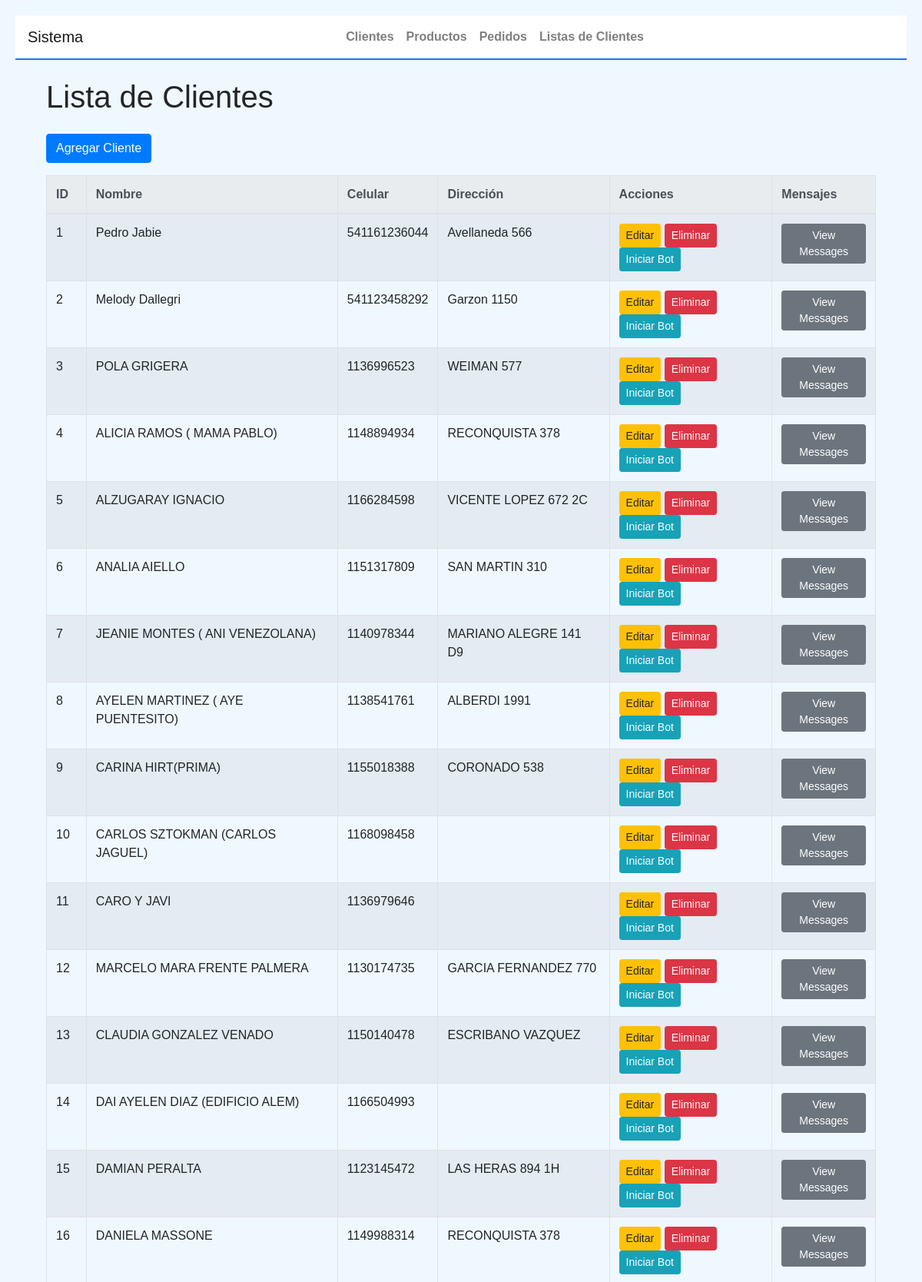
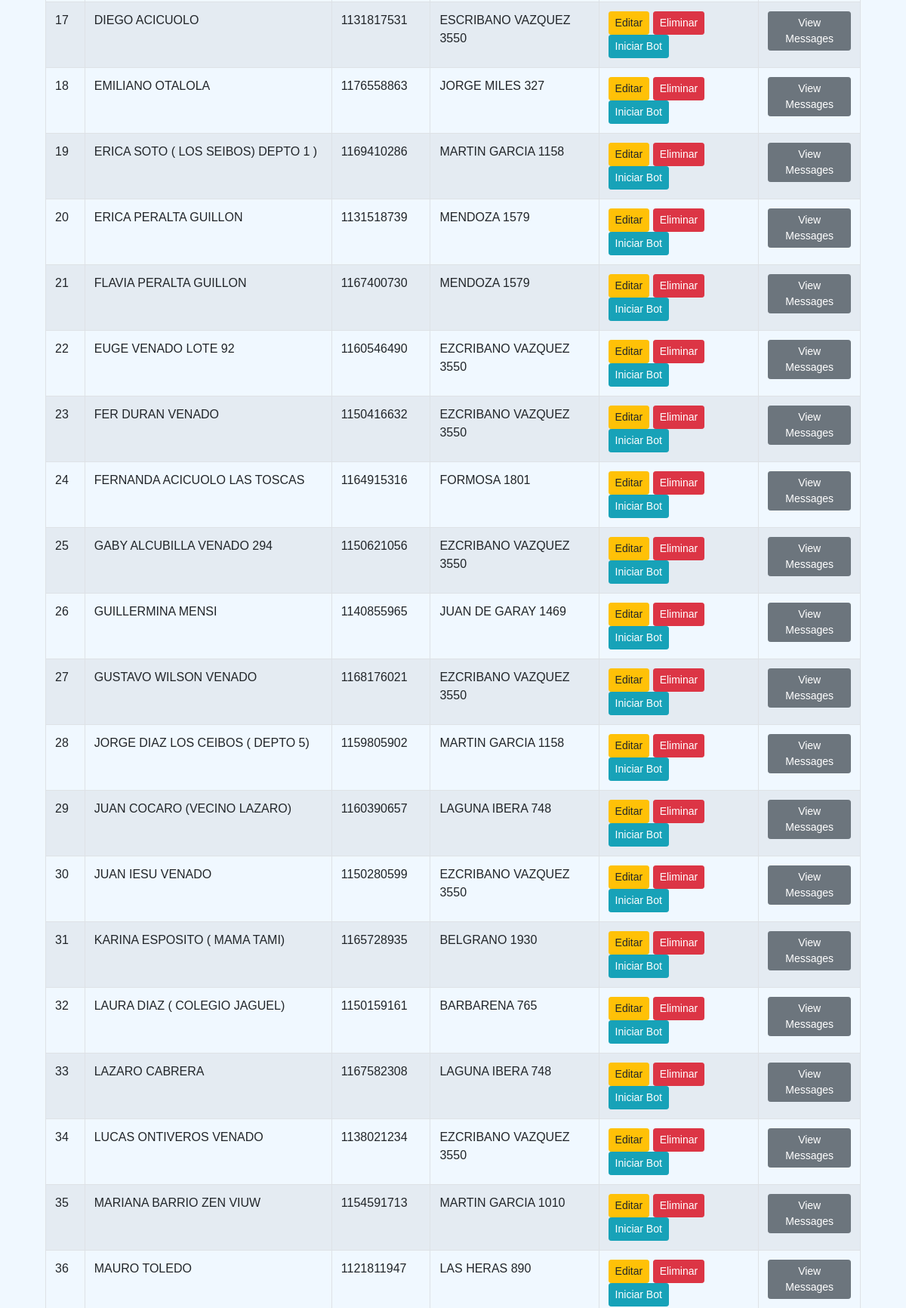
The page / (upper part) on the database its author committed (2 pictures, top to bottom).
### tables this page shows
CREATE TABLE clientes (
    id INTEGER PRIMARY KEY AUTOINCREMENT,
    nombre_completo TEXT NOT NULL,
    celular TEXT NOT NULL,
    direccion TEXT NOT NULL,
    estado_conversacion TEXT,
    producto_seleccionado TEXT
);

### app2.py (the view)
@app.route('/')
@handle_db_error
def index():
    clientes = Cliente.get_all()
    form = EmptyForm()
    return render_template('index.html', clientes=clientes,  form=form), 200

### app2.py (called while the page is built)
@app.teardown_appcontext
def close_db_connection(exception):
    db = g.pop('db', None)
    if db is not None:
        db.close()

def handle_db_error(func):
    @functools.wraps(func)
    def wrapper(*args, **kwargs):
        try:
            return func(*args, **kwargs)
        except sqlite3.Error as e:
            print(f"Database error: {e}")
            return abort(500, description="Internal Server Error")
    return wrapper

### objetos2.py (called while the page is built)
    @staticmethod
    def get_db_connection():
        try:
            conn = sqlite3.connect(DATABASE)
            conn.row_factory = sqlite3.Row
            return conn
        except sqlite3.Error as e:
            print(f"Error connecting to the database: {e}")
            raise

    @staticmethod
    def close_connection(conn):
        if conn:
            try:
                conn.close()
            except sqlite3.Error as e:
                print(f"Error closing the database connection: {e}")

    @staticmethod
    def get_all():
        conn = Cliente.get_db_connection()
        try:
            clientes = conn.execute('SELECT * FROM clientes').fetchall()
            return [Cliente(cliente['nombre_completo'], cliente['celular'], cliente['direccion'], cliente['id'],
                            cliente['estado_conversacion'], cliente['producto_seleccionado']) for cliente in clientes]
        except sqlite3.Error as e:
            print(f"Error retrieving all clientes: {e}")
        finally:
            Cliente.close_connection(conn)
        return []

### templates/index.html (shortened to what this page needs)
{% extends "base.html" %}
{% block content %}
<div class="container mt-4">
    <h1 class="mb-4">Lista de Clientes</h1>
    <a href="{{ url_for('nuevo_cliente') }}" class="btn btn-primary mb-3">Agregar Cliente</a>
    <div class="table-responsive">
        <table class="table table-bordered table-striped">
            <thead class="thead-light">
                <tr>
                    <th>ID</th>
                    <th>Nombre</th>
                    <th>Celular</th>
                    <th>Dirección</th>
                    <th>Acciones</th>
                    <th>Mensajes</th>
                </tr>
            </thead>
            <tbody>
                {% for cliente in clientes %}
                <tr>
                    <td>{{ cliente.id }}</td>
                    <td>{{ cliente.nombre_completo }}</td>
                    <td>{{ cliente.celular }}</td>
                    <td>{{ cliente.direccion }}</td>
                    <td>
                        <a href="{{ url_for('editar_cliente', id=cliente.id) }}" class="btn btn-warning btn-sm">Editar</a>
                        <form action="{{ url_for('eliminar_cliente', id=cliente.id) }}" method="POST" style="display:inline;">
                            <button type="submit" class="btn btn-danger btn-sm">Eliminar</button>
                        </form>
                        <form action="{{ url_for('iniciar_conversacion', id=cliente.id) }}" method="POST" style="display:inline;">
                            <button type="submit" class="btn btn-info btn-sm">Iniciar Bot</button>
                        </form>
                    </td>
                    <td>
                        <a href="{{ url_for('client_messages', whatsapp_id=cliente.celular) }}" class="btn btn-secondary btn-sm">View Messages</a>
                    </td>
                </tr>
                {% endfor %}
            </tbody>
        </table>
    </div>
</div>
{% endblock %}

### templates/base.html (style rules this page uses)
body { font-family: Arial, sans-serif; margin: 20px; background-color: #f0f8ff; }

### rows shown on the page
clientes: id "1", nombre_completo "Pedro Jabie", celular "541161236044", direccion "Avellaneda 566"
clientes: id "2", nombre_completo "Melody Dallegri", celular "541123458292", direccion "Garzon 1150"
clientes: id "3", nombre_completo "POLA GRIGERA", celular "1136996523", direccion "WEIMAN 577"
clientes: id "4", nombre_completo "ALICIA RAMOS ( MAMA PABLO)", celular "1148894934", direccion "RECONQUISTA 378"
clientes: id "5", nombre_completo "ALZUGARAY IGNACIO", celular "1166284598", direccion "VICENTE LOPEZ 672 2C"
clientes: id "6", nombre_completo "ANALIA AIELLO", celular "1151317809", direccion "SAN MARTIN 310"
clientes: id "7", nombre_completo "JEANIE MONTES ( ANI VENEZOLANA)", celular "1140978344", direccion "MARIANO ALEGRE 141 D9"
clientes: id "8", nombre_completo "AYELEN MARTINEZ ( AYE PUENTESITO)", celular "1138541761", direccion "ALBERDI 1991"
clientes: id "9", nombre_completo "CARINA HIRT(PRIMA)", celular "1155018388", direccion "CORONADO 538"
clientes: id "10", nombre_completo "CARLOS SZTOKMAN (CARLOS JAGUEL)", celular "1168098458"
clientes: id "11", nombre_completo "CARO Y JAVI", celular "1136979646"
clientes: id "12", nombre_completo "MARCELO MARA FRENTE PALMERA", celular "1130174735", direccion "GARCIA FERNANDEZ 770"
clientes: id "13", nombre_completo "CLAUDIA GONZALEZ VENADO", celular "1150140478", direccion "ESCRIBANO VAZQUEZ"
clientes: id "14", nombre_completo "DAI AYELEN DIAZ (EDIFICIO ALEM)", celular "1166504993"
clientes: id "15", nombre_completo "DAMIAN PERALTA", celular "1123145472", direccion "LAS HERAS 894 1H"
clientes: id "16", nombre_completo "DANIELA MASSONE", celular "1149988314", direccion "RECONQUISTA 378"
clientes: id "17", nombre_completo "DIEGO ACICUOLO", celular "1131817531", direccion "ESCRIBANO VAZQUEZ 3550"
clientes: id "18", nombre_completo "EMILIANO OTALOLA", celular "1176558863", direccion "JORGE MILES 327"
clientes: id "19", nombre_completo "ERICA SOTO ( LOS SEIBOS) DEPTO 1 )", celular "1169410286", direccion "MARTIN GARCIA 1158"
clientes: id "20", nombre_completo "ERICA PERALTA GUILLON", celular "1131518739", direccion "MENDOZA 1579"
clientes: id "21", nombre_completo "FLAVIA PERALTA GUILLON", celular "1167400730", direccion "MENDOZA 1579"
clientes: id "22", nombre_completo "EUGE VENADO LOTE 92", celular "1160546490", direccion "EZCRIBANO VAZQUEZ 3550"
clientes: id "23", nombre_completo "FER DURAN VENADO", celular "1150416632", direccion "EZCRIBANO VAZQUEZ 3550"
clientes: id "24", nombre_completo "FERNANDA ACICUOLO LAS TOSCAS", celular "1164915316", direccion "FORMOSA 1801"
clientes: id "25", nombre_completo "GABY ALCUBILLA VENADO 294", celular "1150621056", direccion "EZCRIBANO VAZQUEZ 3550"
clientes: id "26", nombre_completo "GUILLERMINA MENSI", celular "1140855965", direccion "JUAN DE GARAY 1469"
clientes: id "27", nombre_completo "GUSTAVO WILSON VENADO", celular "1168176021", direccion "EZCRIBANO VAZQUEZ 3550"
clientes: id "28", nombre_completo "JORGE DIAZ LOS CEIBOS ( DEPTO 5)", celular "1159805902", direccion "MARTIN GARCIA 1158"
clientes: id "29", nombre_completo "JUAN COCARO (VECINO LAZARO)", celular "1160390657", direccion "LAGUNA IBERA 748"
clientes: id "30", nombre_completo "JUAN IESU VENADO", celular "1150280599", direccion "EZCRIBANO VAZQUEZ 3550"
clientes: id "31", nombre_completo "KARINA ESPOSITO ( MAMA TAMI)", celular "1165728935", direccion "BELGRANO 1930"
clientes: id "32", nombre_completo "LAURA DIAZ ( COLEGIO JAGUEL)", celular "1150159161", direccion "BARBARENA 765"
clientes: id "33", nombre_completo "LAZARO CABRERA", celular "1167582308", direccion "LAGUNA IBERA 748"
clientes: id "34", nombre_completo "LUCAS ONTIVEROS VENADO", celular "1138021234", direccion "EZCRIBANO VAZQUEZ 3550"
clientes: id "35", nombre_completo "MARIANA BARRIO ZEN VIUW", celular "1154591713", direccion "MARTIN GARCIA 1010"
clientes: id "36", nombre_completo "MAURO TOLEDO", celular "1121811947", direccion "LAS HERAS 890"
